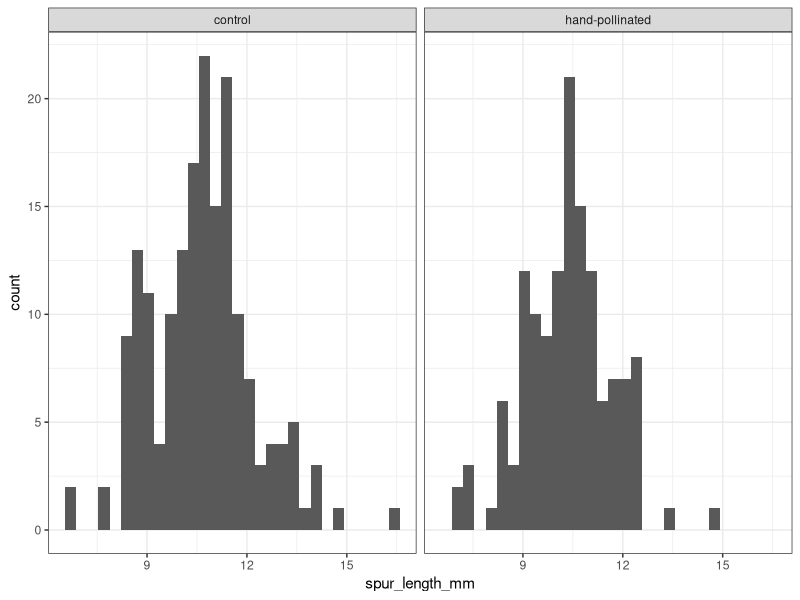
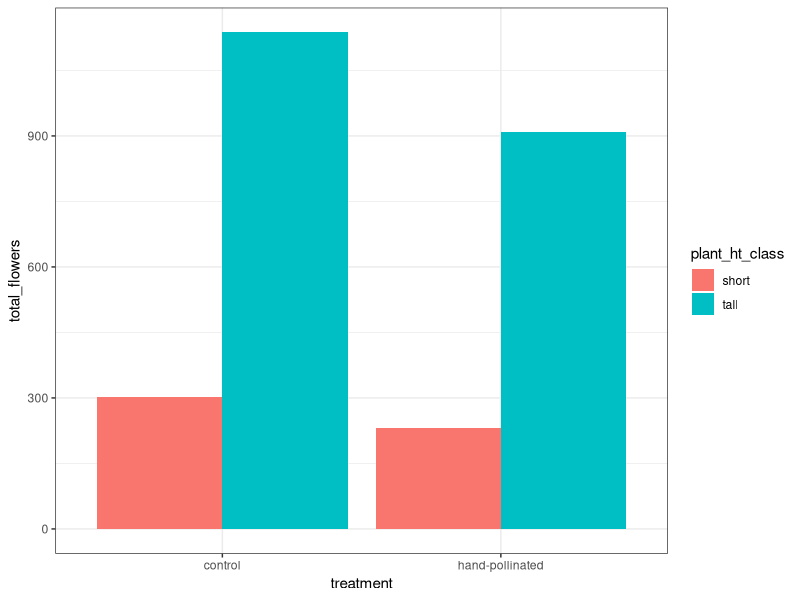

R code for these plots, in order:
## ---- chunk 1
rm(list = ls())
library(tidyverse)
library(here)
library(ggfortify)

plants <- read.csv(here("data", "A_morio_2014_plants.csv"))
glimpse(plants)
## ---- chunk 2
plants$treatment <- as.factor(plants$treatment)
plants$plant_ht_class <- as.factor(plants$plant_ht_class)
## ---- chunk 3
ggplot(plants, aes(x = spur_length_mm))+
  geom_histogram()+
  facet_wrap(~treatment)+
  theme_bw()
## ---- chunk 4
plant_stats <- plants |>
  group_by(treatment) |>
  summarise(mean_spur_length_mm = mean(spur_length_mm, 
                                       na.rm = T),
            sd_spur_length_mm = sd(spur_length_mm,
                                   na.rm = T))
## ---- chunk 5
t.test(spur_length_mm ~ treatment, data = plants)
## ---- chunk 6
plant_counts <- plants |>
  group_by(treatment, plant_ht_class) |>
  summarise(total_flowers = sum(num_flowers))
## ---- chunk 7
ggplot(plant_counts, aes(x = treatment, y = total_flowers,
                   fill = plant_ht_class))+
  geom_bar(stat = "identity", position = "dodge")+
  theme_bw()
